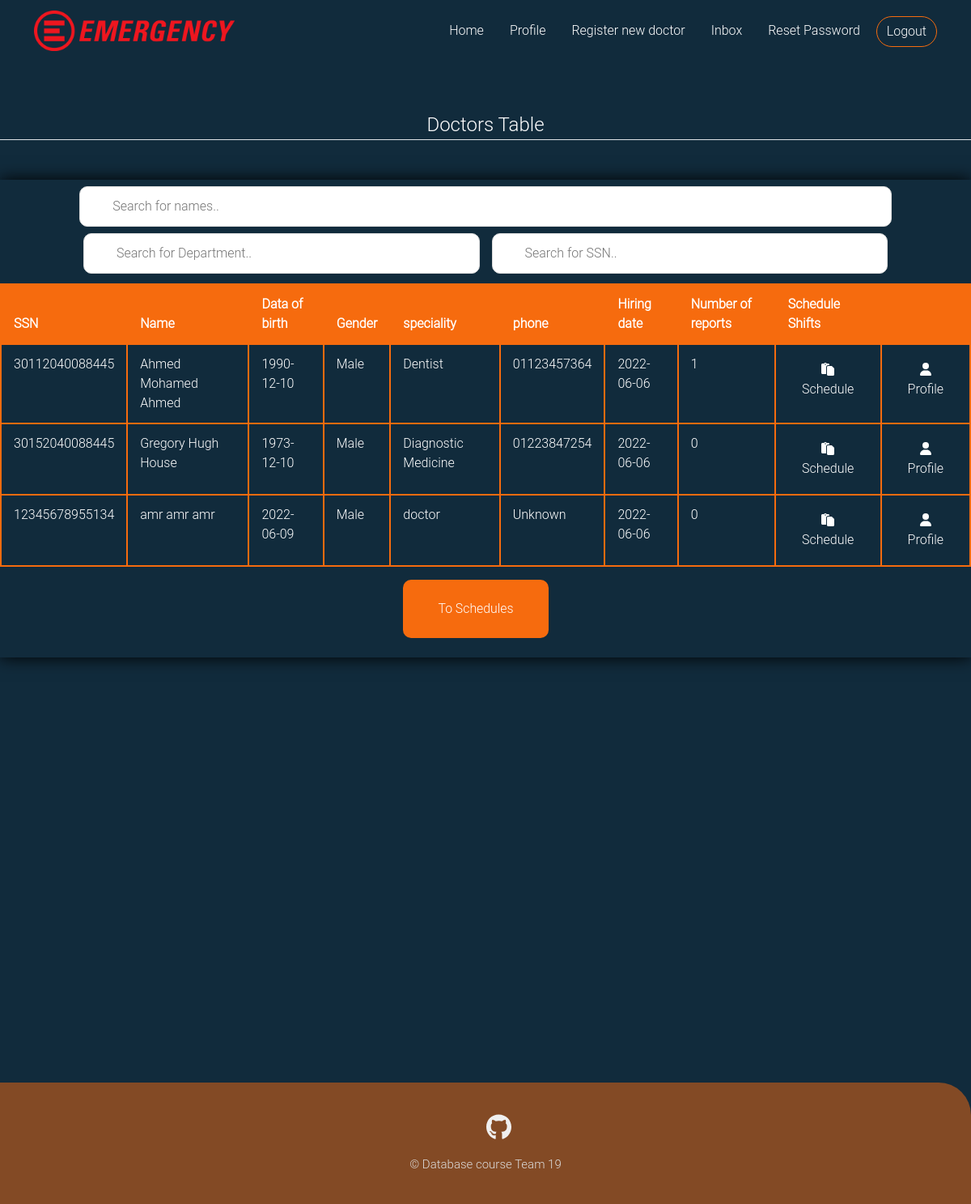
The page /doctors_table (signed in) on the database as committed earlier.
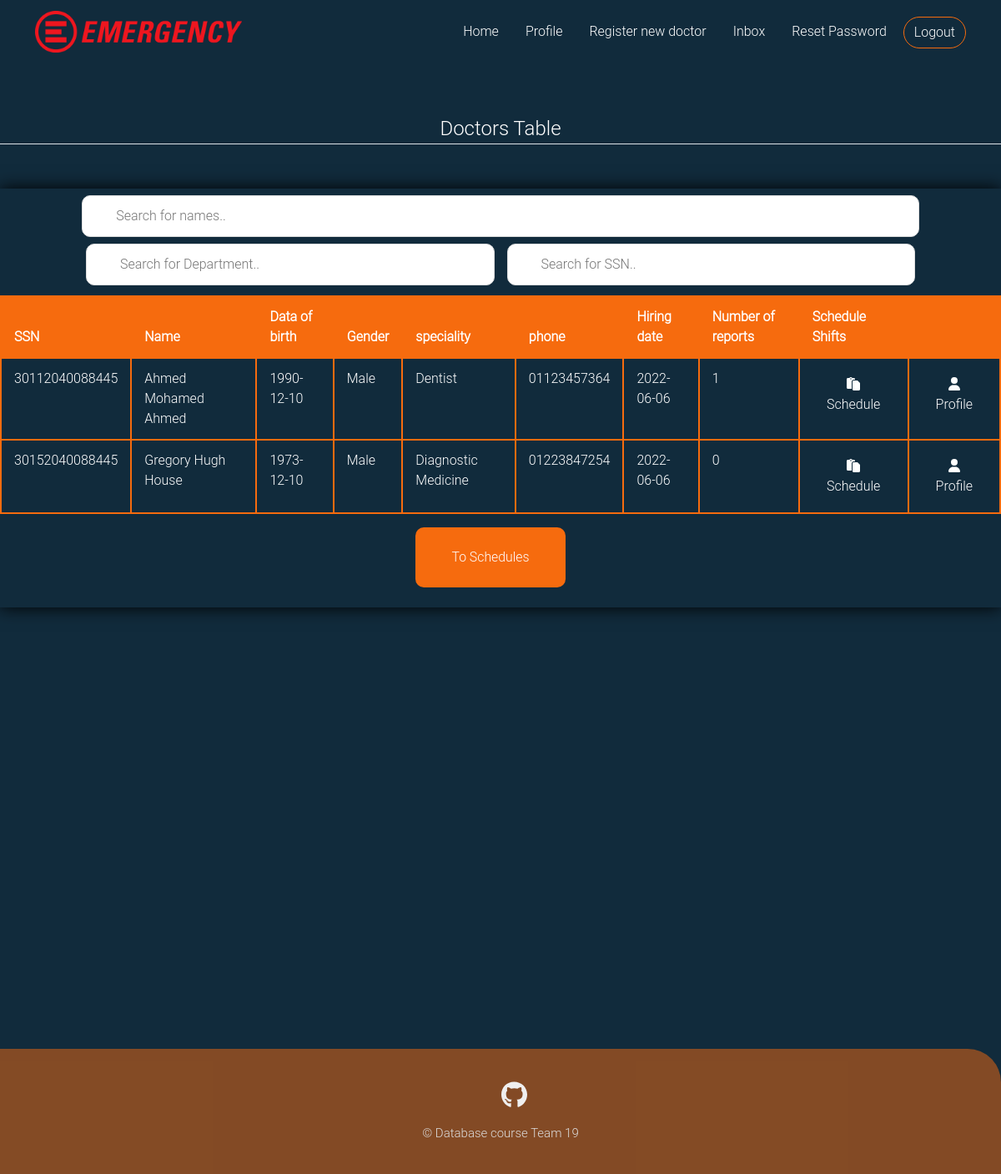
The same page on the database as committed later.
### emergencydebartment/models.py (models this page shows, shortened)
class User(db.Model, UserMixin):
    __tablename__ = 'user_table'
    id = db.Column(db.Integer, primary_key=True)
    ssn = db.Column(db.Integer, unique=True,nullable=False)
    Fname = db.Column(db.String(20),nullable=False)
    Sname = db.Column(db.String(20))
    Lname = db.Column(db.String(20),nullable=False)
    gender = db.Column(db.String(6),nullable=False)
    phone = db.Column(db.String(11), default='Unknown')
    address = db.Column(db.String(70), default='Unknown')
    birth_date = db.Column(db.DateTime,nullable=False)
    user_role = db.Column(db.String(15), nullable=False, default='Patient')
    password = db.Column(db.String(61),nullable=False)

class Doctor(User):
    id = db.Column(db.Integer, db.ForeignKey('user_table.id'),primary_key=True)
    hiring_date = db.Column(db.DateTime, nullable=False,default = datetime.utcnow)
    salary = db.Column(db.Integer, nullable=False)
    speciallity = db.Column(db.String(80),nullable=False)
    image_file = db.Column(db.String(20),nullable = False, default='default.jpg')
    time_shift = db.Column(db.String(50))
    email = db.Column(db.String(20),unique=True,nullable=False)
    examination = db.relationship('Report',  backref='doctor', lazy=True, foreign_keys = 'Report.doctor_id')
    Inbox = db.relationship('Message',  backref='doctor', lazy=True, foreign_keys = 'Message.receiver_id')

class User(db.Model, UserMixin):
    __tablename__ = 'user_table'
    id = db.Column(db.Integer, primary_key=True)
    ssn = db.Column(db.Integer, unique=True,nullable=False)
    Fname = db.Column(db.String(20),nullable=False)
    Sname = db.Column(db.String(20))
    Lname = db.Column(db.String(20),nullable=False)
    gender = db.Column(db.String(6),nullable=False)
    phone = db.Column(db.String(11), default='Unknown')
    address = db.Column(db.String(70), default='Unknown')
    birth_date = db.Column(db.DateTime,nullable=False)
    user_role = db.Column(db.String(15), nullable=False, default='Patient')
    password = db.Column(db.String(61),nullable=False)

### emergencydebartment/routes.py (the view)
@app.route("/doctors_table", methods= ['GET','POST'])
@login_required(role = 'Admin')
def dtable():
    table = Doctor.query.all()
    num_of_reports = list()
    for doctor in table:
        num_of_reports.append(len(doctor.examination))
    return render_template('doctor_table.html', table = zip(table, num_of_reports))

### emergencydebartment/models.py (called while the page is built)
@login_manager.user_loader
def load_user(user_id):
    return User.query.get(int(user_id))

### emergencydebartment/routes.py (called while the page is built)
def login_required(role="ANY"):
    def wrapper(fn):
        @wraps(fn)
        def decorated_view(*args, **kwargs):
            if not current_user.is_authenticated:
              return login_manager.unauthorized()
            if current_user.user_role != 'Admin':
                if ((current_user.user_role != role) and (role != "ANY")):
                    return login_manager.unauthorized()
            return fn(*args, **kwargs)
        return decorated_view
    return wrapper

### emergencydebartment/templates/doctor_table.html (shortened to what this page needs)
{% extends "layout.html" %}
{% block content %}
<legend class="border-bottom mb-4 legend align-text-center">Doctors Table</legend>
        <div class="content">
                <div class="content-table dtable">
                    <div class="scrollme">
                        <div class="row justify-content-center" >
                        <input type="text" id="nameInput" onkeyup="nameF()" style="margin: 1vh;" placeholder="Search for names..">
                    </div>
                        <div class="row justify-content-center" >
                            <input type="text" id="specialityInput" onkeyup="speciality()" placeholder="Search for Department..">
                            <input type="text" id="myInput" onkeyup="ssn()" placeholder="Search for SSN..">
                        </div>
                        <table id="myTable" class="table table-bordered table-responsive" >
                            <thead>
                                <tr class="header">
                                    <th scope="col">SSN</th>
                                    <th scope="col">Name</th>
                                    <th scope="col" >Data of birth</th>
                                    <th scope="col" >Gender</th>
                                    <th scope="col" >speciality</th>
                                    <th scope="col" >phone</th>
                                    <th scope="col" >Hiring date</th>
                                    <th scope="col" >Number of reports</th>
                                    <th scope="col" >Schedule Shifts</th>
                                    <th scope="col" ></th>
                                </tr>
                            </thead>
                            <tbody>
                        {% for doctor, number_of_reports in table %}
                                <tr class='clickable-row' data-href="{{ url_for('profile', doctor_id=doctor.id) }}">
                                    <td>{{doctor.ssn}}</td>
                                    {% if doctor.Sname %}
                                    <td>{{doctor.Fname}}  {{doctor.Sname}}  {{doctor.Lname}}</td>
                                    {% else %}
                                    <td>{{doctor.Fname}}  {{doctor.Lname}}</td>
                                    {% endif %}
                                    <td>{{doctor.birth_date.strftime('%Y-%m-%d')}}</td>
                                    <td>{{doctor.gender}}</td>
                                    <td>{{doctor.speciallity}}</td>
                                    <td>{{doctor.phone}}</td>
                                    <td>{{doctor.hiring_date.strftime('%Y-%m-%d')}}</td>
                                    <td>{{number_of_reports}}</td>
                                    <td><a class="calling_btn btn rounded-pill main-btn " style="color:white ;" href="{{url_for('update_shift',doctor_id=doctor.id)}} "> <i class="fa-solid fa-paste"></i> Schedule</a></a></td>
                                    <td><a class="calling_btn btn rounded-pill main-btn " style="color:white ;" href="{{url_for('profile',doctor_id=doctor.id)}} "> <i class="fa-solid fa-user"></i> Profile</a></a></td>
                                {% endfor %}
                            </tbody>
                        </table>
                    </div>
<a href="{{url_for('schedules')}}"><button  id="scheduals" class="button" style="vertical-align:middle" ><span> To Schedules </span></button></a>
                </div>
                    </div>
    {% endblock %}

### emergencydebartment/templates/layout.html (shortened to what this page needs)
<!DOCTYPE html>
<html lang="en">
  <head>
    <link rel="stylesheet" href="../static/styles/all.min.css" />
    <link rel="stylesheet" href="../static/styles/bootstrap.min.css" />
    <link rel="stylesheet" href="../static/styles/style.css" />
    <link rel="stylesheet" href="../static/styles/table.css">
    <link rel="stylesheet" href="../static/styles/login.css">
    <link rel="stylesheet" href="../static/styles/dashboard.css">
  </head>
  <body>
    <nav class="navbar navbar-expand-lg sticky-top">
      <div class="container">
        <a class="navbar-brand" href="{{ url_for('home') }}">
          <img
            src="../static/images/Emergency_(NGO)_logo.svg.png"
            alt="Emergency"
            height="50 px"
          />
        </a>
        <div class="collapse navbar-collapse" id="navbarSupportedContent">
          <ul class="navbar-nav ms-auto mb-2 mb-lg-0">
            <li class="nav-item">
                <a
                class="nav-link p-2 p-lg-3 active"
                aria-current="page"
                href="{{ url_for('home') }}"
                >Home</a
              >
            </li>
            {% if current_user.user_role == "Admin" %}
            <li class="nav-item">
              <a class="nav-link p-2 p-lg-3" href="{{ url_for('profile', doctor_id=current_user.id) }}">Profile</a>
            </li>
            <li class="nav-item">
              <a class="nav-link p-2 p-lg-3" href="{{ url_for('registerD') }}">Register new doctor</a>
            </li>
            <li class="nav-item">
              <a class="nav-link p-2 p-lg-3" href="{{ url_for('inbox', doctor_id = current_user.id) }}">Inbox</a>
            </li>
            {% endif %}
          {% if current_user.is_authenticated %}
          <li class="nav-item">
            <a class="nav-link p-2 p-lg-3 " href="{{url_for('reset_password')}}">Reset Password</a>
          </li>
          <li class="nav-item" style="margin-top:10px ;">
          <a
            href="{{ url_for('logout') }}"
            class="log-in btn btn-primary rounded-pill main-btn ms-1"
            >Logout</a>
          </li>
          {% endif %}
        </div>
      </div>
    </nav>
    {% block content %}{% endblock %}
<section class="foot">
  <footer>
      <ul class="social_icon">
          <li><a href="#"></a></li>
      </ul>
      <p style="font-size: 15px; color: var(--gray-color)">© Database course Team 19</p>
  </footer>
</section>
  </body>
</html>

### emergencydebartment/static/styles/style.css (style rules this page uses)
:root { --blue-color: #112B3C; --orange-color:#F66B0E; --blue-off-color:#205375; --white-off-color:#EFEFEF; --gray-color:#DDDDDD; }
body { font-family: 'Roboto Light',sans-serif; background-color: var(--blue-color); }
.navbar { background-color: var(--blue-color); }
.navbar .navbar-nav .nav-link { color: white; }
.navbar .log-in { background: none; border: solid 1px var(--orange-color); transition: 0.5s; margin-left: 10px; }
legend { margin-top: 5%; color: white; text-align: center; }
footer { position: relative; margin-top: 500px; width: 100%; background-color: rgba(246, 107, 14,50%); height: 150px; padding: 30px 50px; display: flex; justify-content: center; align-items: center; flex-direction: column; }
footer .social_icon, footer .mn { position:relative; display:flex; justify-content:center; align-items:center; margin:10px 0; flex-wrap: wrap; }
footer .social_icon li, footer .mn li { list-style: none; }
footer .social_icon li a { font-size: 2em; color: var(--white-off-color); margin: 0 10px; display: inline-block; transition: 0.5s; }

### emergencydebartment/static/styles/table.css (style rules this page uses)
.content { min-height: 70vh; display: flex; align-items: center; justify-content: center; }
.content-table { border-collapse: collapse; margin: 25px 0; min-width: 400px; max-width: 1400px; min-height: 200px; box-shadow: 0 0 20px rgb(0, 0, 0.15); }
.content-table thead tr { background-color: #f66b0e; color: white; text-align: left; font-weight: bold; border: 2px solid #f66b0e; }
.content-table th, .content-table td { padding: 12px 15px; color: white; border: 2px solid #f66b0e; }
#myInput { background-image: url('/css/searchicon.png'); background-position: 10px 12px; background-repeat: no-repeat; width: 40%; font-size: 16px; padding: 12px 20px 12px 40px; border: 1px solid #ddd; margin-bottom: 12px; border-radius: 10px; margin-left: 15px; }
#nameInput { background-image: url('/css/searchicon.png'); margin-top: 1%; max-height: 3%; background-position: 10px 12px; background-repeat: no-repeat; width: 82%; font-size: 16px; padding: 12px 20px 12px 40px; border: 1px solid #ddd; margin-bottom: 12px; border-radius: 10px; }
#specialityInput { background-image: url('/css/searchicon.png'); background-position: 10px 12px; background-repeat: no-repeat; width: 40%; font-size: 16px; padding: 12px 20px 12px 40px; border: 1px solid #ddd; margin-bottom: 12px; border-radius: 10px; }

### emergencydebartment/static/styles/login.css (style rules this page uses)
:root { --blue-color: #112B3C; --orange-color:#F66B0E; --blue-off-color:#205375; --white-off-color:#EFEFEF; --gray-color:#DDDDDD; }
html, body { height: 100%; font-family: 'Roboto Light',sans-serif; background-color: var(--blue-color); }
.navbar { background-color: var(--blue-color); }
footer { position: relative; width: 100%; background-color:rgba(246, 107, 14,50%) ; height: 150px; padding: 30px 50px; display: flex; justify-content: center; align-items: center; flex-direction: column; border-top-right-radius: 40px; }
footer .social_icon, footer .mn { position:relative; display:flex; justify-content:center; align-items:center; margin:10px 0; flex-wrap: wrap; }
footer .social_icon li, footer .mn li { list-style: none; }
footer .social_icon li a { font-size: 2em; color: var(--white-off-color); margin: 0 10px; display: inline-block; transition: 0.5s; }

### emergencydebartment/templates/doctor_table.html (style rules this page uses)
.button { display: inline-block; border-radius: 10px; background-color: #f66b0e; border: none; color: #FFFFFF; text-align: center; font-size: 99%; padding: 2%; width: 15%; transition: all 0.5s; cursor: pointer; margin-left: 41.5%; margin-bottom: 2%; }
.button span { cursor: pointer; display: inline-block; position: relative; transition: 0.5s; }
.button span:after { content: '\00bb'; position: absolute; opacity: 0; top: 0; right: -20px; transition: 0.5s; }

Rows that differ between the two databases and show on the page:
removed Doctor: ssn "12345678955134", Fname "amr", Sname "amr", Lname "amr", birth_date "2022-06-09", gender "Male", speciallity "doctor", phone "Unknown", hiring_date "2022-06-06", number_of_reports "0"
